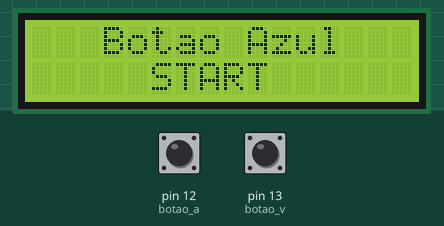
Bench run of a sketch on a simulated Arduino Uno, built with avr-gcc and run on an emulated ATmega328P. Parts: 16×2 character LCD. The test bench sets the inputs (shaded band); at power-on: pin 12 (botao_a) HIGH, pin 13 (botao_v) HIGH.

Above: at 1.2 s.
1.3 s: pin 12 (botao_a) pulled LOW for 0.25 s
At 2.1 s:
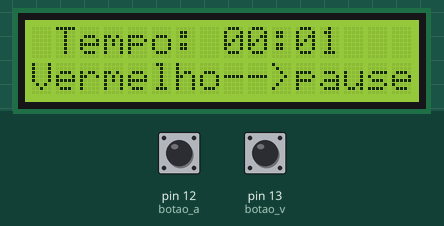
4.5 s: pin 13 (botao_v) pulled LOW for 0.25 s
At 5.7 s:
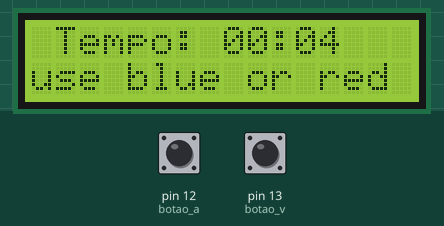
6.2 s: pin 12 (botao_a) pulled LOW for 1 s
At 7.0 s:
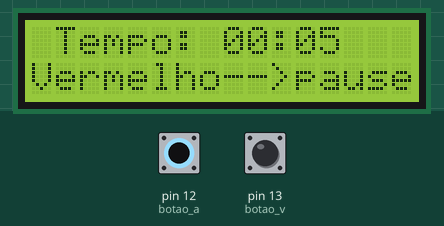
8.7 s: pin 13 (botao_v) pulled LOW for 1 s
At 9.9 s:
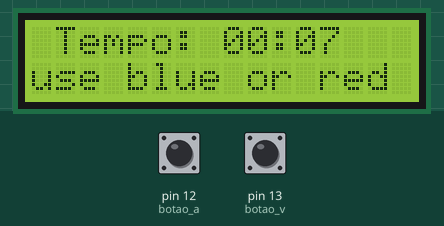
11.2 s: pin 13 (botao_v) pulled LOW for 3.2 s
At 15.7 s:
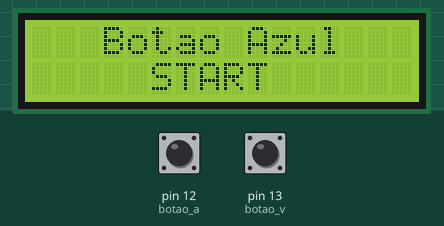
16.1 s: pin 12 (botao_a) driven LOW and pin 13 (botao_v) driven LOW
At 17.3 s:
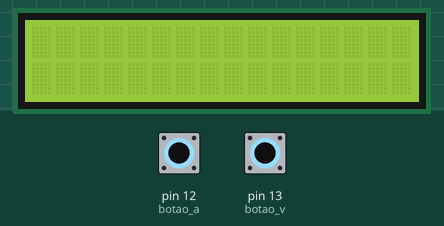
Timing chart, 0 to 18.7 s (numbered marks = the images above; inputs shaded):
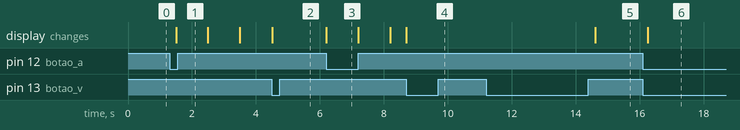

Measured:
- after the input at 1.3 s, the display: changes after 0.20 s (image 1)
- after the input at 4.5 s, the display: changes at once (image 2)
- after the input at 6.2 s, the display: changes at once (image 3)
- after the input at 8.7 s, the display: changes at once (image 4)
- after the input at 11.2 s, the display: changes after 3.4 s (image 5)
- after the input at 16.1 s, the display: changes after 0.15 s (image 6)

The sketch:

Tangram_Inteligente.ino
```cpp
int botao_v = 13;
int botao_a = 12;
unsigned long tempoAnterior = 0; // Variável para armazenar o tempo anterior
const long intervalo = 1000; // Intervalo de 1 segundo
int segundos = 0; // Variável para contar os segundos
int minutos = 0; // Variável para contar os minutos
bool botaoPressionado = false; // Variável para indicar se o botão foi pressionado
unsigned long tempoInicio = 0; // Variável para armazenar o tempo de início

#include <LiquidCrystal.h>
LiquidCrystal lcd(7,6,5,4,3,2);

void setup() {
  pinMode(botao_v, INPUT_PULLUP);
  pinMode(botao_a, INPUT_PULLUP);
  lcd.begin(16,2);
}

// Função de contar o tempo
void timer() {
  lcd.clear(); // Limpa o LCD
  while(true){ // Loop infinito
    if(digitalRead(botao_v) == LOW){ // Se o botão vermelho for pressionado
      while(digitalRead(botao_a) == HIGH){ // Enquanto o botão azul não for pressionado
        lcd.setCursor(0,1); // Define a posição do cursor do LCD
        lcd.print("use blue or red "); // Exibe uma mensagem no LCD

        if(digitalRead(botao_v) == LOW){ // Se o botão vermelho for pressionado novamente
          while (digitalRead(botao_a) == HIGH){ // Enquanto o botão azul não for pressionado
            if (digitalRead(botao_v) == LOW && !botaoPressionado){ // Se o botão vermelho for pressionado e o botão não estiver sido previamente pressionado
              tempoInicio = millis(); // Armazena o tempo atual
              botaoPressionado = true; // Marca o botão como pressionado
            }

            if (digitalRead(botao_v) == HIGH && botaoPressionado){ // Se o botão vermelho for solto e o botão estiver pressionado
              unsigned long tempoPressionado = millis() - tempoInicio; // Calcula o tempo de pressionamento do botão
              botaoPressionado = false; // Marca o botão como não pressionado
              if (tempoPressionado >= 2500){ // Se o botão foi pressionado por mais de 3 segundos
                return; // Sai da função
              }
            }
          }
        }
      }
      lcd.clear(); // Limpa o LCD
    }

    unsigned long temporizador = millis(); // Obtém o tempo atual em milissegundos

    if (temporizador - tempoAnterior >= intervalo){ // Se passou o intervalo de 1 segundo
      tempoAnterior = temporizador; // Atualiza o tempo anterior

      // Incrementa os segundos e os minutos conforme necessário
      segundos++;
      if (segundos >= 60){
        segundos = 0;
        minutos++;
      }

      // Exibe o tempo no LCD
      lcd.setCursor(1,0);
      lcd.print("Tempo: ");
      if (minutos < 10) lcd.print("0");
      lcd.print(minutos);
      lcd.print(":");
      if (segundos < 10) lcd.print("0");
      lcd.print(segundos);
      lcd.setCursor(0,1);
      lcd.print("Vermelho-->pause");
    }
  }
}

void loop() {
  lcd.clear(); // Limpa o LCD
  segundos = 0; // Reinicia os segundos
  minutos = 0; // Reinicia os minutos
  if(digitalRead(botao_a) == LOW){ // Se o botão azul for pressionado
    timer(); // Chama a função timer
  } else {
    lcd.setCursor(3,0);
    lcd.print("Botao Azul ");
    lcd.setCursor(5,1);
    lcd.print("START");
  }

  delay(200); // Aguarda 500 milissegundos
}
```
